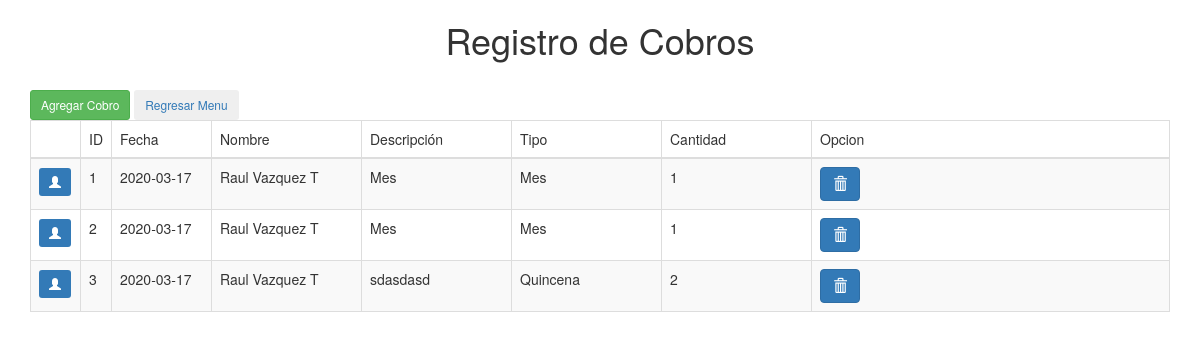
The app's page /procesos/cobros.php (signed in) with its own data.
### tables this page shows
CREATE TABLE IF NOT EXISTS `cobros` (
  `cob_id` int(11) NOT NULL AUTO_INCREMENT,
  `cob_fecha` date NOT NULL,
  `cob_hora` varchar(15) NOT NULL,
  `cob_idCliente` int(11) NOT NULL,
  `cob_idCodigo` int(11) NOT NULL,
  `cob_tipo` varchar(20) NOT NULL,
  `cob_costo` double NOT NULL,
  `cob_cantidad` int(11) NOT NULL,
  PRIMARY KEY (`cob_id`)
);

CREATE TABLE IF NOT EXISTS `clientes` (
  `cli_id` int(11) NOT NULL AUTO_INCREMENT,
  `cli_nombre` varchar(200) NOT NULL,
  `cli_direccion` varchar(150) NOT NULL,
  `cli_colonia` varchar(50) NOT NULL,
  `cli_ciudad` varchar(50) NOT NULL,
  `cli_telefono` varchar(20) NOT NULL,
  `cli_observaciones` varchar(200) NOT NULL,
  `cli_tipousu` int(2) NOT NULL,
  `cli_email` varchar(150) NOT NULL,
  `cli_sexo` varchar(1) NOT NULL,
  `cli_estatus` varchar(1) NOT NULL,
  `cli_clave` varchar(100) NOT NULL,
  PRIMARY KEY (`cli_id`)
);

CREATE TABLE IF NOT EXISTS `articulos` (
  `art_id` int(11) NOT NULL AUTO_INCREMENT,
  `art_codigo` varchar(50) NOT NULL,
  `art_descripcion` varchar(150) NOT NULL,
  `art_costo` double NOT NULL,
  `art_tipo` varchar(20) NOT NULL,
  `art_estatus` varchar(1) NOT NULL,
  PRIMARY KEY (`art_id`)
);

### lib/adodb/adodb.inc.php (called while the page is built, shortened)
<?php
if (!defined('_ADODB_LAYER')) {
	GLOBAL
		$ADODB_vers,
		$ADODB_COUNTRECS,
		$ADODB_CACHE_DIR,
		$ADODB_CACHE,
		$ADODB_CACHE_CLASS,
		$ADODB_EXTENSION,
		$ADODB_COMPAT_FETCH,
		$ADODB_FETCH_MODE,
		$ADODB_GETONE_EOF,
		$ADODB_QUOTE_FIELDNAMES;
	function ADODB_str_replace($src, $dest, $data) {
		if (ADODB_PHPVER >= 0x4050) {
			return str_replace($src,$dest,$data);
		}
		return $data;
	}
	function ADODB_Setup() {
	GLOBAL
		$ADODB_vers,
		$ADODB_COUNTRECS,
		$ADODB_CACHE_DIR,
		$ADODB_FETCH_MODE,
		$ADODB_CACHE,
		$ADODB_CACHE_CLASS,
		$ADODB_FORCE_TYPE,
		$ADODB_GETONE_EOF,
		$ADODB_QUOTE_FIELDNAMES;
		$ADODB_FETCH_MODE = ADODB_FETCH_DEFAULT;
		if (!isset($ADODB_COUNTRECS)) {
			$ADODB_COUNTRECS = true;
		}
	}
	abstract class ADOConnection {
	var $database = '';
	var $host = '';
	var $user = '';
	var $debug = false;
	var $true = '1';
	var $false = '0';
	var $fetchMode=false;
	var $bulkBind = false;
	var $_queryID = false;
	var $_bindInputArray = false;
	function Connect($argHostname = "", $argUsername = "", $argPassword = "", $argDatabaseName = "", $forceNew = false) {
		if ($argHostname != "") {
			$this->host = $argHostname;
		}
		if ($argUsername != "") {
			$this->user = $argUsername;
		}
		if ($argDatabaseName != "") {
			$this->database = $argDatabaseName;
		}
		if ($forceNew) {
			if ($rez=$this->_nconnect($this->host, $this->user, $argPassword, $this->database)) {
				return true;
			}
		} else {
			if ($rez=$this->_connect($this->host, $this->user, $argPassword, $this->database)) {
				return true;
			}
		}
		return false;
	}
	function Execute($sql,$inputarr=false) {
		if ($inputarr !== false) {
			if (!is_array($inputarr)) {
				$inputarr = array($inputarr);
			}
			$element0 = reset($inputarr);
			$array_2d = $this->bulkBind && is_array($element0) && !is_object(reset($element0));
			unset($element0);
			if (!is_array($sql) && !$this->_bindInputArray) {
				$sqlarr = explode('?',$sql);
				$nparams = sizeof($sqlarr)-1;
				if (!$array_2d) {
					$inputarr = array($inputarr);
				} else {
					$countElements = array_map('count', $inputarr);
					if (1 != count(array_unique($countElements))) {
						$this->outp_throw(
							"[bulk execute] Input array has different number of params  [" . print_r($countElements, true) .  "].",
							'Execute'
						);
						return false;
					}
					unset($countElements);
				}
				$element0 = reset($inputarr);
				if ($nparams != count($element0)) {
					$this->outp_throw(
						"Input array has " . count($element0) .
						" params, does not match query: '" . htmlspecialchars($sql) . "'",
						'Execute'
					);
					return false;
				}
				unset($element0);
				foreach($inputarr as $arr) {
					$sql = ''; $i = 0;
					while(list(, $v) = each($arr)) {
						$sql .= $sqlarr[$i];
						$typ = gettype($v);
						if ($typ == 'string') {
							$sql .= $this->qstr($v);
						} else if ($typ == 'double') {
							$sql .= str_replace(',','.',$v);
						} else if ($typ == 'boolean') {
							$sql .= $v ? $this->true : $this->false;
						} else if ($typ == 'object') {
							if (method_exists($v, '__toString')) {
								$sql .= $this->qstr($v->__toString());
							} else {
								$sql .= $this->qstr((string) $v);
							}
						} else if ($v === null) {
							$sql .= 'NULL';
						} else {
							$sql .= $v;
						}
						$i += 1;
						if ($i == $nparams) {
							break;
						}
					}
					if (isset($sqlarr[$i])) {
						$sql .= $sqlarr[$i];
						if ($i+1 != sizeof($sqlarr)) {
							$this->outp_throw( "Input Array does not match ?: ".htmlspecialchars($sql),'Execute');
						}
					} else if ($i != sizeof($sqlarr)) {
						$this->outp_throw( "Input array does not match ?: ".htmlspecialchars($sql),'Execute');
					}
					$ret = $this->_Execute($sql);
					if (!$ret) {
						return $ret;
					}
				}
			} else {
				if ($array_2d) {
					if (is_string($sql)) {
						$stmt = $this->Prepare($sql);
					} else {
						$stmt = $sql;
					}
					foreach($inputarr as $arr) {
						$ret = $this->_Execute($stmt,$arr);
						if (!$ret) {
							return $ret;
						}
					}
				} else {
					$ret = $this->_Execute($sql,$inputarr);
				}
			}
		} else {
			$ret = $this->_Execute($sql,false);
		}
		return $ret;
	}
	function _Execute($sql,$inputarr=false) {
		if( is_string($sql) ) {
			$sql = ADODB_str_replace( '_ADODB_COUNT', '', $sql );
		}
		if ($this->debug) {
			global $ADODB_INCLUDED_LIB;
			if (empty($ADODB_INCLUDED_LIB)) {
				include(ADODB_DIR.'/adodb-lib.inc.php');
			}
			$this->_queryID = _adodb_debug_execute($this, $sql,$inputarr);
		} else {
			$this->_queryID = @$this->_query($sql,$inputarr);
		}
		$rs = new $rsclass($this->_queryID,$this->fetchMode);
		$rs->connection = $this;
		$rs->Init();
		if (is_array($sql)) {
			$rs->sql = $sql[0];
		} else {
			$rs->sql = $sql;
		}
		return $rs;
	}
}
	class ADORecordSet implements IteratorAggregate {
	var $_numOfRows = -1;
	var $_numOfFields = -1;
	var $_currentRow = -1;
	function __construct($queryID) {
		$this->_queryID = $queryID;
	}
	function Init() {
		if ($this->_numOfRows != 0 && $this->_numOfFields && $this->_currentRow == -1) {
			$this->_currentRow = 0;
			if ($this->EOF = ($this->_fetch() === false)) {
				$this->_numOfRows = 0;
			}
		} else {
			$this->EOF = true;
		}
	}
	protected function AssocCaseConvertFunction($case = ADODB_ASSOC_CASE) {
		switch($case) {
			case ADODB_ASSOC_CASE_NATIVE:
			default:
				return false;
		}
	}
	protected function _updatefields()
	{
		$fn_change_case = $this->AssocCaseConvertFunction();
		if(!$fn_change_case) {
			return;
		}
	}
}
	function ADOLoadCode($dbType) {
		$db = strtolower($dbType);
		switch ($db) {
			default:
				$class = $db; break;
		}
		$file = ADODB_DIR."/drivers/adodb-".$db.".inc.php";
		if (class_exists("ADODB_" . $class)) {
			return $class;
		}
		return false;
	}
	function NewADOConnection($db='') {
		$tmp = ADONewConnection($db);
		return $tmp;
	}
	function ADONewConnection($db='') {
		global $ADODB_NEWCONNECTION, $ADODB_LASTDB;
		$errorfn = (defined('ADODB_ERROR_HANDLER')) ? ADODB_ERROR_HANDLER : false;
		if(empty($obj)) {
			if (!isset($ADODB_LASTDB)) {
				$ADODB_LASTDB = '';
			}
			if ($db != $ADODB_LASTDB) {
				$db = ADOLoadCode($db);
			}
			$cls = 'ADODB_'.$db;
			$obj = new $cls();
		}
		return $obj;
	}
}

### claseConectar.php (called while the page is built, shortened)
<?php
   require_once('lib/adodb/adodb.inc.php');
    abstract class Conectar{
      private $conn;
      private $servidor=SERVIDOR;
      private $usuario=USUARIO;
      private $password=PASSWORD;
      private $basedatos=BASEDATOS;
      private $tipo=TIPO;
      public function conectar(){
        try{
        if(!$this->conn=NewADOConnection($this->tipo))
        throw new exception('Error al cargar el driver');
        elseif(!$this->conn->Connect($this->servidor,$this->usuario,$this->password,$this->basedatos))
        throw new exception('Error al crear la conexion');
        return $this->conn;
        }
        catch(Exception $e){
            ?>
            <h1>A ocurrido el siguiente error:&nbsp;<?php echo $e->getMessage().'/Linea: '.$e->getLine();?>&nbsp;:(</h1>
            <?php
        }
      }
}
?>

### lib/adodb/drivers/adodb-mysqli.inc.php (called while the page is built, shortened)
<?php
if (! defined("_ADODB_MYSQLI_LAYER")) {
class ADODB_mysqli extends ADOConnection {
	var $clientFlags = 0;
	var $port = 3306;
	var $socket = '';
	var $optionFlags = array(array(MYSQLI_READ_DEFAULT_GROUP,0));
	var $multiQuery = false;
	function _connect($argHostname = NULL,
				$argUsername = NULL,
				$argPassword = NULL,
				$argDatabasename = NULL, $persist=false)
	{
		$this->_connectionID = @mysqli_init();
		foreach($this->optionFlags as $arr) {
			mysqli_options($this->_connectionID,$arr[0],$arr[1]);
		}
		$ok = mysqli_real_connect($this->_connectionID,
					$argHostname,
					$argUsername,
					$argPassword,
					$argDatabasename,
					(int)$this->port != 0 ? (int)$this->port : 3306,
					$this->socket,
					$this->clientFlags);
		if ($ok) {
			if ($argDatabasename)  return $this->SelectDB($argDatabasename);
			return true;
		} else {
			if ($this->debug) {
				ADOConnection::outp("Could't connect : "  . $this->ErrorMsg());
			}
			$this->_connectionID = null;
			return false;
		}
	}
	function SelectDB($dbName)
	{
		if ($this->_connectionID) {
			$result = @mysqli_select_db($this->_connectionID, $dbName);
			return $result;
		}
		return false;
	}
	function _query($sql, $inputarr)
	{
	global $ADODB_COUNTRECS;
		if ($this->multiQuery) {
			$rs = mysqli_multi_query($this->_connectionID, $sql.';');
			if ($rs) {
				$rs = ($ADODB_COUNTRECS) ? @mysqli_store_result( $this->_connectionID ) : @mysqli_use_result( $this->_connectionID );
				return $rs ? $rs : true;
			}
		} else {
			$rs = mysqli_query($this->_connectionID, $sql, $ADODB_COUNTRECS ? MYSQLI_STORE_RESULT : MYSQLI_USE_RESULT);
			if ($rs) return $rs;
		}
		return false;
	}
}
class ADORecordSet_mysqli extends ADORecordSet{
	function __construct($queryID, $mode = false)
	{
		if ($mode === false) {
			global $ADODB_FETCH_MODE;
			$mode = $ADODB_FETCH_MODE;
		}
		switch ($mode) {
			case ADODB_FETCH_DEFAULT:
			case ADODB_FETCH_BOTH:
			default:
				$this->fetchMode = MYSQLI_BOTH;
				break;
		}
	}
	function _initrs()
	{
	global $ADODB_COUNTRECS;
		$this->_numOfRows = $ADODB_COUNTRECS ? @mysqli_num_rows($this->_queryID) : -1;
		$this->_numOfFields = @mysqli_num_fields($this->_queryID);
	}
	function Fields($colname)
	{
		if ($this->fetchMode != MYSQLI_NUM) {
			return @$this->fields[$colname];
		}
		return $this->fields[$this->bind[strtoupper($colname)]];
	}
	function MoveNext()
	{
		$this->fields = @mysqli_fetch_array($this->_queryID,$this->fetchMode);
		if (is_array($this->fields)) {
			return true;
		}
		$this->EOF = true;
		return false;
	}
	function _fetch()
	{
		$this->fields = mysqli_fetch_array($this->_queryID,$this->fetchMode);
		return is_array($this->fields);
	}
}
}

### procesos/cobrosClase.php (called while the page is built, shortened)
<?php
require_once('../claseconectar.php');
class Cobros extends Conectar{
    private $db;
    public function __construct(){
    $this->db=parent::conectar();
    }
public function listarCobros(){
        $query='call spListarCobros()';
        $datos=$this->db->execute($query);
        $arreglo=array();
        while(!$datos->EOF)
        {
            $arreglo[]=array('cob_id'=>$datos->fields('cob_id'),
                             'cob_fecha'=>$datos->fields('cob_fecha'),
                             'cob_hora'=>$datos->fields('cob_hora'),
                             'cob_idCliente'=>$datos->fields('cob_idCliente'),
                             'cob_idCodigo'=>$datos->fields('cob_idCodigo'),
                             'cob_tipo'=>$datos->fields('cob_tipo'),
                             'cob_costo'=>$datos->fields('cob_costo'),
                             'cob_cantidad'=>$datos->fields('cob_cantidad'),
                             'cli_nombre'=>$datos->fields('cli_nombre'),
                             'art_descripcion'=>$datos->fields('art_descripcion')
						);
            $datos->MoveNext();
        }
        return $arreglo;
    }
}
?>

### procesos/cobros.php (the view, shortened to what this page needs)
<!DOCTYPE html>
<html lang="en">
<head>
    <link rel="stylesheet" type="text/css" href="../bootstrap/css/bootstrap.min.css">
</head>
<body>
		<?php
    if(isset($_SESSION['autorizado']) && $_SESSION['autorizado']=='abcd4567$')
		{
		?>
		<div>
			   <center><h1>Registro de Cobros</h1></center>
		</div>
<header>
    <div class="container">
         <?php
						require_once('cobrosClase.php');
						$consulta=new Cobros;
						$query1=$consulta->listarCobros();
          ?>
          <br />
          <div class="table-responsive">
            <table id="employee_data" class="table table-striped table-bordered">
              <thead>
                 <tr>
									<td></td>
                  <td>ID</td>
									<td>Fecha</td>
                  <td>Nombre</td>
                  <td>Descripci&oacute;n</td>
                  <td>Tipo</td>
                  <td>Cantidad</td>
                  <td>Opcion</td>
                </tr>
              </thead>
              <?php
							foreach($query1 as $row)
              {
                echo '
                   <tr>
										  <td width="50"><span class="glyphicon glyphicon-user btn-primary btn-sm"></span></td>
                      <td width="10">'.$row["cob_id"].'</td>
											<td width="100">'.$row["cob_fecha"].'</td>
                      <td width="150">'.$row["cli_nombre"].'</td>
                      <td width="150">'.$row["art_descripcion"].'</td>
                      <td width="150">'.$row["cob_tipo"].'</td>
                      <td width="150">'.$row["cob_cantidad"].'</td>
                       <td>
                            <a href="cobros.php?aksi=delete&nik='.$row['cob_id'].'" title="Eliminar"
                               onclick="return confirm(\'Esta seguro de borrar los datos '.$row['cli_nombre'].'?\')"
                               class="btn btn-primary"><span class="glyphicon glyphicon-trash"
                               aria-hidden="true"></span>
                            </a>
                          </td>
                        </tr>';
              }
                       ?>
               <tr>
                  <a href="cobrosForm.php?nik=nuevo">
                  <button class="btn btn-sm btn-success">
                       Agregar Cobro
									</button>
                  </a>
                  <a href="../formMenu.php">
                  <button class="btn btn-sm btn-outline-primary">
                        Regresar Menu
									</button>
                  </a>
                </tr>
             </table>
          </div>
    </div>
	</header>
<?php
  }
  else
     echo "<br /><br /><br /><br /><h1>Usuario No Permitido";
?>
</body>
</html>

### records on screen
cobros: cob_id "3", cob_fecha "2020-03-17", clientes.cli_nombre "Raul Vazquez T", articulos.art_descripcion "sdasdasd", cob_tipo "Quincena", cob_cantidad "2"

### other values on screen
$row["cob_id"] "1"
$row["cob_fecha"] "2020-03-17"
$row["cli_nombre"] "Raul Vazquez T"
$row["art_descripcion"] "Mes"
$row["cob_tipo"] "Mes"
$row["cob_cantidad"] "1"
$row["cob_id"] "2"
